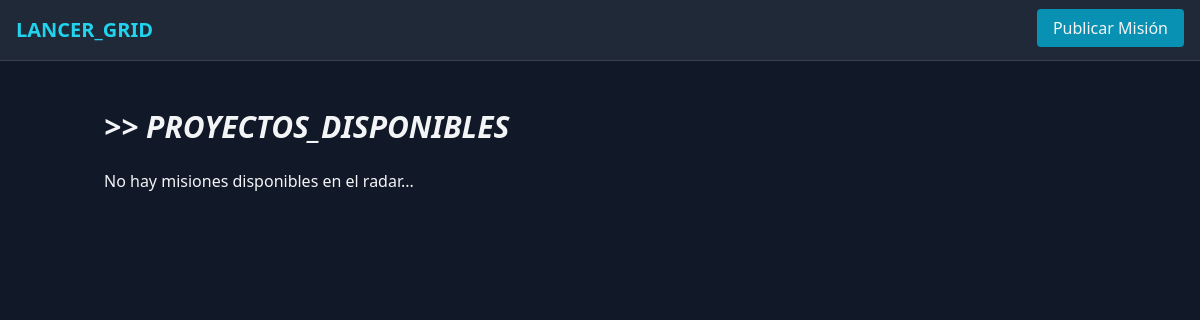
Before: / with the older database file.
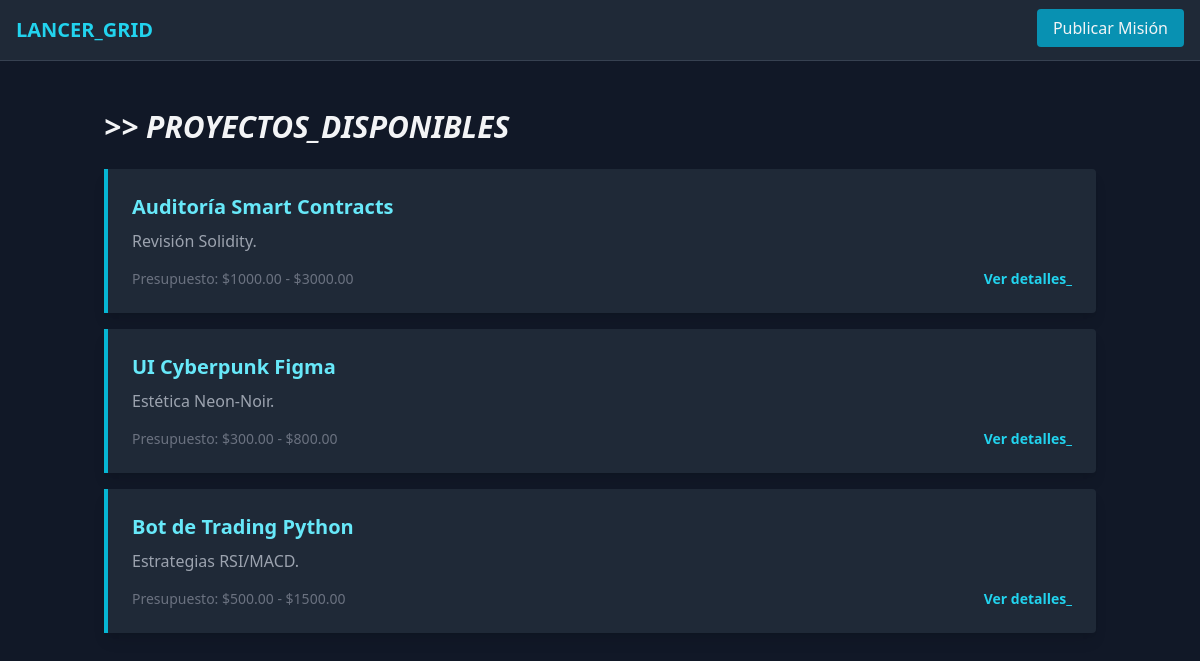
After: the same page with the newer database file.
### jobs/models.py (models this page shows, shortened)
class Job(models.Model):
    STATUS_CHOICES = (
        ('OPEN', 'Abierto'),
        ('IN_PROGRESS', 'En Progreso'),
        ('COMPLETED', 'Completado'),
        ('CANCELLED', 'Cancelado'),
    )
    PAYMENT_TYPE = (
        ('FIXED', 'Presupuesto Fijo'),
        ('HOURLY', 'Pago por Hora'),
    )
    client = models.ForeignKey(User, on_delete=models.CASCADE, related_name='posted_jobs')
    title = models.CharField(max_length=200)
    description = models.TextField()
    category = models.CharField(max_length=100, blank=True)
    required_skills = models.ManyToManyField(Skill, blank=True)
    budget_type = models.CharField(max_length=10, choices=PAYMENT_TYPE, default='FIXED')
    min_budget = models.DecimalField(max_digits=10, decimal_places=2)
    max_budget = models.DecimalField(max_digits=10, decimal_places=2)
    status = models.CharField(max_length=15, choices=STATUS_CHOICES, default='OPEN')
    created_at = models.DateTimeField(auto_now_add=True)

### jobs/views.py (the view)
# urls.py: path('', JobListView.as_view(), name='job_list'),
class JobListView(ListView):
    model = Job
    template_name = 'jobs/job_list.html'
    context_object_name = 'jobs'
    def get_queryset(self):
        return Job.objects.filter(status='OPEN').order_by('-created_at')

### templates/jobs/job_list.html
{% extends 'base.html' %}
{% block content %}
<h1 class="text-3xl font-bold mb-6 italic">>> PROYECTOS_DISPONIBLES</h1>
<div class="grid gap-4">
    {% for job in jobs %}
    <div class="bg-gray-800 p-6 border-l-4 border-cyan-500 rounded-r shadow-lg">
        <h2 class="text-xl font-semibold text-cyan-300">{{ job.title }}</h2>
        <p class="text-gray-400 mt-2">{{ job.description|truncatewords:20 }}</p>
        <div class="mt-4 flex justify-between items-center text-sm">
            <span class="text-gray-500">Presupuesto: ${{ job.min_budget }} - ${{ job.max_budget }}</span>
            <a href="{% url 'job_detail' job.id %}" class="text-cyan-400 font-bold hover:underline">Ver detalles_</a>
        </div>
    </div>
    {% empty %}
    <p>No hay misiones disponibles en el radar...</p>
    {% endfor %}
</div>
{% endblock %}

### templates/base.html (shortened to what this page needs)
<!DOCTYPE html>
<html lang="es">
<head>
    <script src="https://cdn.tailwindcss.com"></script>
</head>
<body class="bg-gray-900 text-gray-100">
    <nav class="p-4 bg-gray-800 border-b border-gray-700 flex justify-between">
        <a href="{% url 'job_list' %}" class="text-xl font-bold text-cyan-400">LANCER_GRID</a>
        <div>
            <a href="{% url 'job_create' %}" class="bg-cyan-600 px-4 py-2 rounded hover:bg-cyan-500">Publicar Misión</a>
        </div>
    </nav>
    <main class="container mx-auto mt-8 p-4">
        {% block content %}{% endblock %}
    </main>
</body>
</html>

Changed rows visible on the page:
added Job: title "Auditoría Smart Contracts", description "Revisión Solidity.", min_budget "1000.00", max_budget "3000.00"
added Job: title "UI Cyberpunk Figma", description "Estética Neon-Noir.", min_budget "300.00", max_budget "800.00"
added Job: title "Bot de Trading Python", description "Estrategias RSI/MACD.", min_budget "500.00", max_budget "1500.00"
Other visible differences:
text no longer shown: "No hay misiones disponibles en el radar..."
